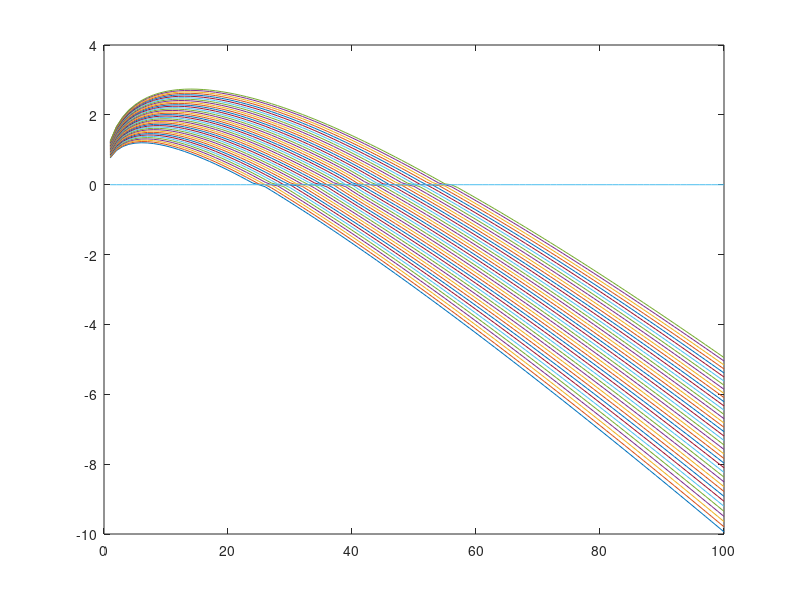

MATLAB code for this plot:
%Thanks to Peter Tian for suggesting this problem
clear all; close all; clc;
tic;

rho = 0.05; %discount rate  %% attention

%ORNSTEIN-UHLENBECK PROCESS dlog(z) = -the*log(z)dt + sig2*dW %%%  here
% sig2 should be sig,which represents standard deviation
%STATIONARY DISTRIBUTION IS log(z) ~ N(0,Var) WHERE Var = sig2/(2*the)
Var = 0.026^2;  %%% z corresponds to the  idiosyncratic shock in equation 3
zmean = exp(Var/2); 
Corr = 0.859;
the = -log(Corr);
sig2 = 2*the*Var;
%%%%%%%%%%%%%%%%%%%%%%%%%%%%%%%%%%%%%%%%%%%%%%%%%%%%%%%%%%%%%%%%%%%%%%%
J=40;
zmin = zmean*0.6;
zmax = zmean*1.4;
z = linspace(zmin,zmax,J);
dz = (zmax-zmin)/(J-1);
dz2 = dz^2;

%%%%%%%%%%%%%%%%%%%%%%%%%%%%%%%%%%%%%%%%%%%%%%%%%%%%%%%%%%%%%%%%%%%%%%%
I=100;
kmin = 1;
kmax = 100;
k = linspace(kmin,kmax,I)';
dk = (kmax-kmin)/(I-1);
%plot(z,lognpdf(z,0,Var)) %PLOT STATIONARY DISTRIBUTION AND CHECK THAT CHOICE OF GRID DOESN'T CUT OFF TOO MUCH OF TAILS

kk = k*ones(1,J);
zz = ones(I,1)*z;

mu = (-the*log(z) + sig2/2).*z; 
s2 = sig2*(z.^2);
maxit= 20;
crit = 10^(-6);
Delta = 1000;
%%%%%%%%%%set parameters%%%%%%%%%%%%%%%%%%%%%%%%%%%%%%%%%%%%%%%%%%%%%%%%%%%
alpha= 0.5;     %curvature in production function
theta=2.7;%%%% quadratic adjustment cost
delta=0.025; %%%depreciation rate
F = zz.*kk.^alpha;

%%%%%%%%%%%%%%%%%%%%%%%%%%%%%%%%%%%%%%%%%%%%%%%%%%%%%%%%%%%%%%%%%%%%%%%%%%%
Vkf = zeros(I,J);
Vkb = zeros(I,J);
Vzf = zeros(I,J);
Vzb = zeros(I,J);
Vzz = zeros(I,J);
c = zeros(I,J);  %%c represents xestment in equation 3

%CONSTRUCT MATRIX Bswitch SUMMARIZING EVOLUTION OF z
chi =  - min(mu,0)/dz + s2/(2*dz2);
yy =  min(mu,0)/dz - max(mu,0)/dz - s2/dz2;
zeta = max(mu,0)/dz + s2/(2*dz2);

%This will be the upperdiagonal of the B_switch

updiag=zeros(I,1); %This is necessary because of the peculiar way spdiags is defined.
for j=1:J
    updiag=[updiag;repmat(zeta(j),I,1)];
end

%This will be the center diagonal of the B_switch
centdiag=repmat(chi(1)+yy(1),I,1);
for j=2:J-1
    centdiag=[centdiag;repmat(yy(j),I,1)];
end
centdiag=[centdiag;repmat(yy(J)+zeta(J),I,1)];

%This will be the lower diagonal of the B_switch
lowdiag=repmat(chi(2),I,1);
for j=3:J
    lowdiag=[lowdiag;repmat(chi(j),I,1)];
end

%Add up the upper, center, and lower diagonal into a sparse matrix
Bswitch=spdiags(centdiag,0,I*J,I*J)+spdiags(lowdiag,-I,I*J,I*J)+spdiags(updiag,I,I*J,I*J);

%INITIAL GUESS
v0 =(F - delta*kk - 0.5*theta*delta^2*kk)/rho;    %%%% attention please, need carefully check. the U value at  steady state 
v = v0;

plot(k,v)

for n=1:maxit
    V = v;
    % forward difference
    Vkf(1:I-1,:) = (V(2:I,:)-V(1:I-1,:))/dk;
    Vkf(I,:) =   (1+theta*delta)*ones(1,J); %state constraint boundary condition
    % backward difference
    Vkb(2:I,:) = (V(2:I,:)-V(1:I-1,:))/dk;
    Vkb(1,:) =   (1+theta*delta)*ones(1,J); %state constraint boundary condition
    
    %xestment with forward difference
    xf = (Vkf-1)/theta.*kk;
    sf = xf-delta.*kk;
    Hf = F - xf - 0.5*theta*(xf./kk).^2.*kk + Vkf.*sf;
    
    %xestment with backward difference
    xb = (Vkb-1)/theta.*kk;
    sb =  xb-delta.*kk; 
    Hb = F - xb - 0.5*theta*(xb./kk).^2.*kk + Vkb.*sb;
    
    %xestment at steady state
    x0 =delta*kk;
    
    Ineither = (1-(sf>0)) .* (1-(sb<0));
    Iunique = (sb<0).*(1-(sf>0)) + (1-(sb<0)).*(sf>0);
    Iboth = (sb<0).*(sf>0);
    Ib = Iunique.*(sb<0) + Iboth.*(Hb>=Hf);
    If = Iunique.*(sf>0) + Iboth.*(Hf>=Hb);
    I0 = Ineither;

    x = xf.*If + xb.*Ib + x0.*I0;
    profits = F - x - 0.5*theta*(x./kk).^2.*kk;
    
    %CONSTRUCT MATRIX A
    X = - sb.*Ib/dk;
    Y = - sf.*If/dk + sb.*Ib/dk;
    Z = sf.*If/dk;
    
    %%%%spdiags   when updiag,0 first;when lowdiag,0 last.
    updiag=0; %This is needed because of the peculiarity of spdiags.
    for j=1:J
        updiag=[updiag;Z(1:I-1,j);0];
    end
    
    centdiag=reshape(Y,I*J,1);
    
    lowdiag=X(2:I,1);
    for j=2:J
        lowdiag=[lowdiag;0;X(2:I,j)];
    end
    
    AA=spdiags(centdiag,0,I*J,I*J)+spdiags([updiag;0],1,I*J,I*J)+spdiags([lowdiag;0],-1,I*J,I*J);
    
    A = AA + Bswitch;
    B = (1/Delta + rho)*speye(I*J) - A;
    
    profits_stacked = reshape(profits,I*J,1);
    V_stacked = reshape(V,I*J,1);
    
    b = profits_stacked + V_stacked/Delta;

    V_stacked = B\b; %SOLVE SYSTEM OF EQUATIONS
    
    V = reshape(V_stacked,I,J);
    
    Vchange = V - v;
    v = V;

    dist(n) = max(max(abs(Vchange)));
    if dist(n)<crit
        disp('Value Function Converged, Iteration = ')
        disp(n)
        break
    end
end
toc;

plot(k,v)

plot(dist)

kdot = x - delta.*kk;
plot(k,kdot,k,zeros(I,1))


